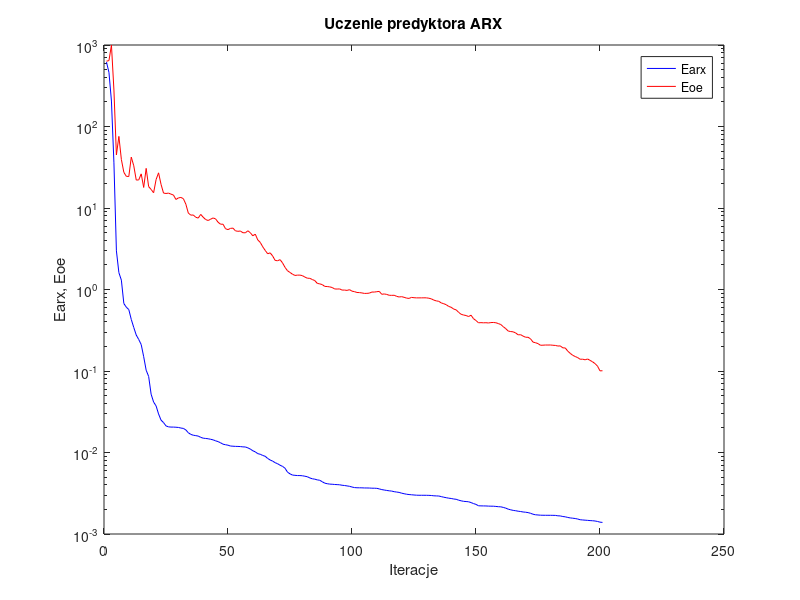
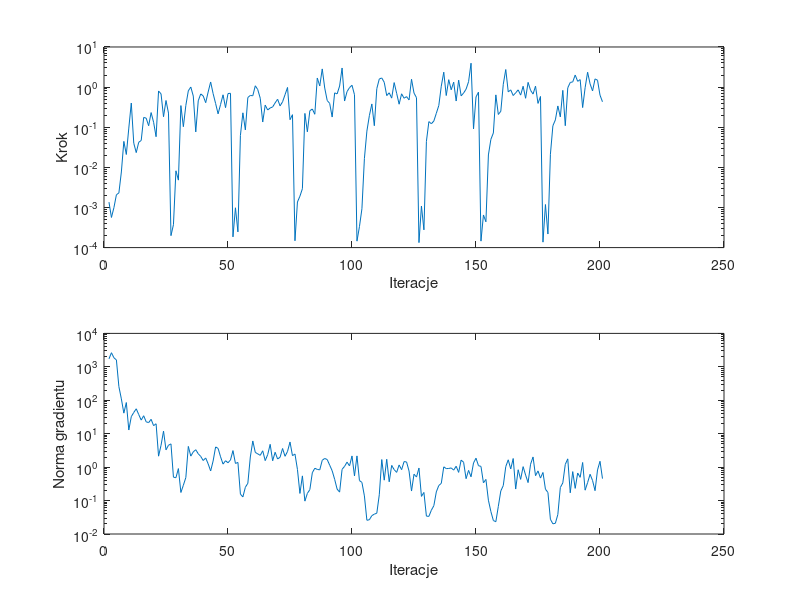

The MATLAB source for these figures, in order:
%uczenie predyktora arx
clear all;
n=0; farx(n+1)=6.171129e+002; foe(n+1)=6.324606e+002; wspucz(n+1)=0.000000e+000; ng(n+1)=0.000000e+000;
%odnowa zmiennej metryki
n=1; farx(n+1)=4.600480e+002; foe(n+1)=6.443515e+002; krok(n+1)=1.358387e-003; ng(n+1)=1.728265e+003;
n=2; farx(n+1)=2.053124e+002; foe(n+1)=9.979483e+002; krok(n+1)=5.635193e-004; ng(n+1)=2.643705e+003;
n=3; farx(n+1)=3.580846e+001; foe(n+1)=2.802086e+002; krok(n+1)=9.914730e-004; ng(n+1)=1.866368e+003;
n=4; farx(n+1)=2.981301e+000; foe(n+1)=4.479553e+001; krok(n+1)=2.075244e-003; ng(n+1)=1.603660e+003;
n=5; farx(n+1)=1.610170e+000; foe(n+1)=7.562499e+001; krok(n+1)=2.305594e-003; ng(n+1)=2.559287e+002;
n=6; farx(n+1)=1.303544e+000; foe(n+1)=3.943291e+001; krok(n+1)=7.667796e-003; ng(n+1)=1.099026e+002;
n=7; farx(n+1)=6.729285e-001; foe(n+1)=2.740871e+001; krok(n+1)=4.438543e-002; ng(n+1)=4.119414e+001;
n=8; farx(n+1)=6.065940e-001; foe(n+1)=2.446445e+001; krok(n+1)=2.091551e-002; ng(n+1)=8.552145e+001;
n=9; farx(n+1)=5.671431e-001; foe(n+1)=2.434582e+001; krok(n+1)=9.513510e-002; ng(n+1)=1.288563e+001;
n=10; farx(n+1)=4.288853e-001; foe(n+1)=4.210775e+001; krok(n+1)=4.004429e-001; ng(n+1)=3.228058e+001;
n=11; farx(n+1)=3.421492e-001; foe(n+1)=3.297252e+001; krok(n+1)=4.000365e-002; ng(n+1)=4.312465e+001;
n=12; farx(n+1)=2.762643e-001; foe(n+1)=2.202021e+001; krok(n+1)=2.331822e-002; ng(n+1)=5.558006e+001;
n=13; farx(n+1)=2.437375e-001; foe(n+1)=2.209612e+001; krok(n+1)=4.226396e-002; ng(n+1)=3.743051e+001;
n=14; farx(n+1)=2.111126e-001; foe(n+1)=2.623716e+001; krok(n+1)=4.663645e-002; ng(n+1)=2.551910e+001;
n=15; farx(n+1)=1.498128e-001; foe(n+1)=1.787322e+001; krok(n+1)=1.752988e-001; ng(n+1)=3.444193e+001;
n=16; farx(n+1)=1.022862e-001; foe(n+1)=3.063737e+001; krok(n+1)=1.686145e-001; ng(n+1)=2.269133e+001;
n=17; farx(n+1)=8.579181e-002; foe(n+1)=1.828922e+001; krok(n+1)=1.088405e-001; ng(n+1)=2.146849e+001;
n=18; farx(n+1)=5.189360e-002; foe(n+1)=1.689336e+001; krok(n+1)=2.317569e-001; ng(n+1)=2.692486e+001;
n=19; farx(n+1)=4.161759e-002; foe(n+1)=1.538222e+001; krok(n+1)=1.328156e-001; ng(n+1)=1.739144e+001;
n=20; farx(n+1)=3.729848e-002; foe(n+1)=2.233520e+001; krok(n+1)=5.801457e-002; ng(n+1)=1.982972e+001;
n=21; farx(n+1)=2.972779e-002; foe(n+1)=2.700728e+001; krok(n+1)=8.008859e-001; ng(n+1)=2.128561e+000;
n=22; farx(n+1)=2.495221e-002; foe(n+1)=1.950057e+001; krok(n+1)=6.776371e-001; ng(n+1)=4.506920e+000;
n=23; farx(n+1)=2.328846e-002; foe(n+1)=1.525002e+001; krok(n+1)=1.827549e-001; ng(n+1)=1.193213e+001;
n=24; farx(n+1)=2.120439e-002; foe(n+1)=1.507178e+001; krok(n+1)=4.641165e-001; ng(n+1)=3.290141e+000;
n=25; farx(n+1)=2.064182e-002; foe(n+1)=1.523298e+001; krok(n+1)=2.250273e-001; ng(n+1)=4.511742e+000;
%odnowa zmiennej metryki
n=26; farx(n+1)=2.050690e-002; foe(n+1)=1.479698e+001; krok(n+1)=1.984325e-004; ng(n+1)=4.962142e+000;
n=27; farx(n+1)=2.050337e-002; foe(n+1)=1.443395e+001; krok(n+1)=3.716215e-004; ng(n+1)=5.014858e-001;
n=28; farx(n+1)=2.041819e-002; foe(n+1)=1.272722e+001; krok(n+1)=8.202462e-003; ng(n+1)=4.815293e-001;
n=29; farx(n+1)=2.029520e-002; foe(n+1)=1.330087e+001; krok(n+1)=4.806036e-003; ng(n+1)=9.050469e-001;
n=30; farx(n+1)=1.995241e-002; foe(n+1)=1.348351e+001; krok(n+1)=3.465039e-001; ng(n+1)=1.745510e-001;
n=31; farx(n+1)=1.975829e-002; foe(n+1)=1.301691e+001; krok(n+1)=1.031518e-001; ng(n+1)=2.874790e-001;
n=32; farx(n+1)=1.891889e-002; foe(n+1)=1.114352e+001; krok(n+1)=3.505976e-001; ng(n+1)=4.893815e-001;
n=33; farx(n+1)=1.747512e-002; foe(n+1)=8.660835e+000; krok(n+1)=8.088973e-001; ng(n+1)=4.167254e+000;
n=34; farx(n+1)=1.668828e-002; foe(n+1)=8.178223e+000; krok(n+1)=1.003200e+000; ng(n+1)=2.134341e+000;
n=35; farx(n+1)=1.629487e-002; foe(n+1)=8.203598e+000; krok(n+1)=5.982775e-001; ng(n+1)=2.865068e+000;
n=36; farx(n+1)=1.611036e-002; foe(n+1)=7.700221e+000; krok(n+1)=7.644254e-002; ng(n+1)=3.319250e+000;
n=37; farx(n+1)=1.589927e-002; foe(n+1)=7.524499e+000; krok(n+1)=4.555491e-001; ng(n+1)=2.509762e+000;
n=38; farx(n+1)=1.535149e-002; foe(n+1)=8.349895e+000; krok(n+1)=6.761661e-001; ng(n+1)=2.091631e+000;
n=39; farx(n+1)=1.499195e-002; foe(n+1)=7.705387e+000; krok(n+1)=6.026677e-001; ng(n+1)=1.575473e+000;
n=40; farx(n+1)=1.486866e-002; foe(n+1)=7.216758e+000; krok(n+1)=4.089939e-001; ng(n+1)=1.881072e+000;
n=41; farx(n+1)=1.475006e-002; foe(n+1)=7.023938e+000; krok(n+1)=7.571530e-001; ng(n+1)=1.252266e+000;
n=42; farx(n+1)=1.452229e-002; foe(n+1)=7.292111e+000; krok(n+1)=1.342163e+000; ng(n+1)=7.687207e-001;
n=43; farx(n+1)=1.429651e-002; foe(n+1)=7.553487e+000; krok(n+1)=6.871474e-001; ng(n+1)=1.528275e+000;
n=44; farx(n+1)=1.390488e-002; foe(n+1)=7.352630e+000; krok(n+1)=3.912500e-001; ng(n+1)=4.016046e+000;
n=45; farx(n+1)=1.360584e-002; foe(n+1)=6.686161e+000; krok(n+1)=2.155114e-001; ng(n+1)=3.639590e+000;
n=46; farx(n+1)=1.315532e-002; foe(n+1)=6.327030e+000; krok(n+1)=3.691454e-001; ng(n+1)=2.036725e+000;
n=47; farx(n+1)=1.264767e-002; foe(n+1)=6.324233e+000; krok(n+1)=6.428475e-001; ng(n+1)=1.232268e+000;
n=48; farx(n+1)=1.245752e-002; foe(n+1)=5.568095e+000; krok(n+1)=3.077853e-001; ng(n+1)=1.553492e+000;
n=49; farx(n+1)=1.228950e-002; foe(n+1)=5.428871e+000; krok(n+1)=6.914797e-001; ng(n+1)=1.351856e+000;
n=50; farx(n+1)=1.200989e-002; foe(n+1)=5.625716e+000; krok(n+1)=7.011953e-001; ng(n+1)=1.637249e+000;
%odnowa zmiennej metryki
n=51; farx(n+1)=1.194575e-002; foe(n+1)=5.663230e+000; krok(n+1)=1.851494e-004; ng(n+1)=3.126160e+000;
n=52; farx(n+1)=1.189093e-002; foe(n+1)=5.247061e+000; krok(n+1)=9.825431e-004; ng(n+1)=1.289360e+000;
n=53; farx(n+1)=1.187057e-002; foe(n+1)=5.174992e+000; krok(n+1)=2.463545e-004; ng(n+1)=1.382012e+000;
n=54; farx(n+1)=1.182635e-002; foe(n+1)=5.220036e+000; krok(n+1)=6.225707e-002; ng(n+1)=1.560634e-001;
n=55; farx(n+1)=1.172328e-002; foe(n+1)=4.975230e+000; krok(n+1)=2.286351e-001; ng(n+1)=1.288358e-001;
n=56; farx(n+1)=1.169142e-002; foe(n+1)=4.962324e+000; krok(n+1)=8.571529e-002; ng(n+1)=2.498768e-001;
n=57; farx(n+1)=1.140328e-002; foe(n+1)=5.256283e+000; krok(n+1)=5.520515e-001; ng(n+1)=3.298883e-001;
n=58; farx(n+1)=1.102707e-002; foe(n+1)=4.971901e+000; krok(n+1)=6.197318e-001; ng(n+1)=2.013160e+000;
n=59; farx(n+1)=1.050564e-002; foe(n+1)=4.557961e+000; krok(n+1)=6.088496e-001; ng(n+1)=6.071277e+000;
n=60; farx(n+1)=1.018730e-002; foe(n+1)=4.778333e+000; krok(n+1)=1.078611e+000; ng(n+1)=2.761266e+000;
n=61; farx(n+1)=9.686131e-003; foe(n+1)=4.057589e+000; krok(n+1)=8.670260e-001; ng(n+1)=2.492164e+000;
n=62; farx(n+1)=9.512008e-003; foe(n+1)=3.786829e+000; krok(n+1)=5.281352e-001; ng(n+1)=2.254582e+000;
n=63; farx(n+1)=9.200804e-003; foe(n+1)=3.344304e+000; krok(n+1)=1.348264e-001; ng(n+1)=3.082219e+000;
n=64; farx(n+1)=8.987898e-003; foe(n+1)=3.016730e+000; krok(n+1)=3.556863e-001; ng(n+1)=1.565745e+000;
n=65; farx(n+1)=8.451597e-003; foe(n+1)=2.744287e+000; krok(n+1)=2.688700e-001; ng(n+1)=2.358565e+000;
n=66; farx(n+1)=8.093217e-003; foe(n+1)=2.816005e+000; krok(n+1)=3.017106e-001; ng(n+1)=4.809358e+000;
n=67; farx(n+1)=7.841968e-003; foe(n+1)=2.579510e+000; krok(n+1)=3.200292e-001; ng(n+1)=1.551364e+000;
n=68; farx(n+1)=7.502113e-003; foe(n+1)=2.275168e+000; krok(n+1)=4.044487e-001; ng(n+1)=2.785479e+000;
n=69; farx(n+1)=7.283625e-003; foe(n+1)=2.252550e+000; krok(n+1)=4.979739e-001; ng(n+1)=1.750885e+000;
n=70; farx(n+1)=6.976572e-003; foe(n+1)=2.323227e+000; krok(n+1)=3.403631e-001; ng(n+1)=1.976491e+000;
n=71; farx(n+1)=6.757085e-003; foe(n+1)=2.118140e+000; krok(n+1)=4.300038e-001; ng(n+1)=3.609967e+000;
n=72; farx(n+1)=6.408918e-003; foe(n+1)=1.867585e+000; krok(n+1)=6.477968e-001; ng(n+1)=2.110513e+000;
n=73; farx(n+1)=5.733113e-003; foe(n+1)=1.698280e+000; krok(n+1)=9.806012e-001; ng(n+1)=2.948441e+000;
n=74; farx(n+1)=5.473161e-003; foe(n+1)=1.618347e+000; krok(n+1)=1.541897e-001; ng(n+1)=5.643250e+000;
n=75; farx(n+1)=5.287937e-003; foe(n+1)=1.540226e+000; krok(n+1)=2.055256e-001; ng(n+1)=2.201932e+000;
%odnowa zmiennej metryki
n=76; farx(n+1)=5.247120e-003; foe(n+1)=1.488445e+000; krok(n+1)=1.479072e-004; ng(n+1)=2.467184e+000;
n=77; farx(n+1)=5.213880e-003; foe(n+1)=1.500658e+000; krok(n+1)=1.369522e-003; ng(n+1)=8.546410e-001;
n=78; farx(n+1)=5.211924e-003; foe(n+1)=1.502495e+000; krok(n+1)=1.908037e-003; ng(n+1)=1.634261e-001;
n=79; farx(n+1)=5.184573e-003; foe(n+1)=1.479205e+000; krok(n+1)=2.939707e-003; ng(n+1)=5.474322e-001;
n=80; farx(n+1)=5.114407e-003; foe(n+1)=1.420311e+000; krok(n+1)=2.209722e-001; ng(n+1)=9.618914e-002;
n=81; farx(n+1)=5.044452e-003; foe(n+1)=1.376062e+000; krok(n+1)=7.682071e-002; ng(n+1)=1.640575e-001;
n=82; farx(n+1)=4.870654e-003; foe(n+1)=1.371025e+000; krok(n+1)=2.577747e-001; ng(n+1)=2.120674e-001;
n=83; farx(n+1)=4.760807e-003; foe(n+1)=1.325242e+000; krok(n+1)=2.845227e-001; ng(n+1)=6.791360e-001;
n=84; farx(n+1)=4.707257e-003; foe(n+1)=1.286624e+000; krok(n+1)=2.104484e-001; ng(n+1)=9.268234e-001;
n=85; farx(n+1)=4.613217e-003; foe(n+1)=1.188724e+000; krok(n+1)=1.685303e+000; ng(n+1)=8.545446e-001;
n=86; farx(n+1)=4.563883e-003; foe(n+1)=1.172501e+000; krok(n+1)=1.068393e+000; ng(n+1)=8.296907e-001;
n=87; farx(n+1)=4.376773e-003; foe(n+1)=1.148336e+000; krok(n+1)=2.840668e+000; ng(n+1)=1.602614e+000;
n=88; farx(n+1)=4.207756e-003; foe(n+1)=1.092172e+000; krok(n+1)=9.490531e-001; ng(n+1)=1.816245e+000;
n=89; farx(n+1)=4.142327e-003; foe(n+1)=1.087540e+000; krok(n+1)=4.635137e-001; ng(n+1)=1.687490e+000;
n=90; farx(n+1)=4.094196e-003; foe(n+1)=1.077351e+000; krok(n+1)=3.923690e-001; ng(n+1)=1.145198e+000;
n=91; farx(n+1)=4.079074e-003; foe(n+1)=1.058188e+000; krok(n+1)=1.794685e-001; ng(n+1)=7.797220e-001;
n=92; farx(n+1)=4.051701e-003; foe(n+1)=1.016065e+000; krok(n+1)=7.178738e-001; ng(n+1)=4.325309e-001;
n=93; farx(n+1)=4.035849e-003; foe(n+1)=1.012791e+000; krok(n+1)=6.777732e-001; ng(n+1)=2.198690e-001;
n=94; farx(n+1)=4.017556e-003; foe(n+1)=1.016895e+000; krok(n+1)=1.062525e+000; ng(n+1)=1.792538e-001;
n=95; farx(n+1)=3.965365e-003; foe(n+1)=9.836119e-001; krok(n+1)=2.996420e+000; ng(n+1)=8.596175e-001;
n=96; farx(n+1)=3.934688e-003; foe(n+1)=9.844293e-001; krok(n+1)=4.498732e-001; ng(n+1)=1.053555e+000;
n=97; farx(n+1)=3.891392e-003; foe(n+1)=9.748048e-001; krok(n+1)=7.734497e-001; ng(n+1)=1.412611e+000;
n=98; farx(n+1)=3.848384e-003; foe(n+1)=9.953950e-001; krok(n+1)=9.709553e-001; ng(n+1)=1.088130e+000;
n=99; farx(n+1)=3.771535e-003; foe(n+1)=9.541873e-001; krok(n+1)=1.111368e+000; ng(n+1)=2.163526e+000;
n=100; farx(n+1)=3.712990e-003; foe(n+1)=9.414855e-001; krok(n+1)=6.455021e-001; ng(n+1)=5.460399e-001;
%odnowa zmiennej metryki
n=101; farx(n+1)=3.691819e-003; foe(n+1)=9.192454e-001; krok(n+1)=1.448124e-004; ng(n+1)=2.167274e+000;
n=102; farx(n+1)=3.689916e-003; foe(n+1)=9.164467e-001; krok(n+1)=3.325065e-004; ng(n+1)=3.971720e-001;
n=103; farx(n+1)=3.685585e-003; foe(n+1)=9.075624e-001; krok(n+1)=9.289576e-004; ng(n+1)=3.492781e-001;
n=104; farx(n+1)=3.672564e-003; foe(n+1)=8.954567e-001; krok(n+1)=1.660195e-002; ng(n+1)=1.378384e-001;
n=105; farx(n+1)=3.670814e-003; foe(n+1)=8.966931e-001; krok(n+1)=8.000730e-002; ng(n+1)=2.574553e-002;
n=106; farx(n+1)=3.664967e-003; foe(n+1)=9.027803e-001; krok(n+1)=1.943277e-001; ng(n+1)=2.670566e-002;
n=107; farx(n+1)=3.648848e-003; foe(n+1)=9.310229e-001; krok(n+1)=3.806077e-001; ng(n+1)=3.538686e-002;
n=108; farx(n+1)=3.645520e-003; foe(n+1)=9.297880e-001; krok(n+1)=1.091056e-001; ng(n+1)=3.925955e-002;
n=109; farx(n+1)=3.634896e-003; foe(n+1)=9.404601e-001; krok(n+1)=9.168184e-001; ng(n+1)=4.191091e-002;
n=110; farx(n+1)=3.575727e-003; foe(n+1)=9.476146e-001; krok(n+1)=1.593213e+000; ng(n+1)=1.492043e-001;
n=111; farx(n+1)=3.507898e-003; foe(n+1)=8.738011e-001; krok(n+1)=1.691294e+000; ng(n+1)=1.684868e+000;
n=112; farx(n+1)=3.464708e-003; foe(n+1)=8.820509e-001; krok(n+1)=1.315598e+000; ng(n+1)=4.076281e-001;
n=113; farx(n+1)=3.422895e-003; foe(n+1)=8.705622e-001; krok(n+1)=6.137814e-001; ng(n+1)=1.719584e+000;
n=114; farx(n+1)=3.388875e-003; foe(n+1)=8.494186e-001; krok(n+1)=7.212814e-001; ng(n+1)=3.641575e-001;
n=115; farx(n+1)=3.362366e-003; foe(n+1)=8.477274e-001; krok(n+1)=5.316748e-001; ng(n+1)=1.127226e+000;
n=116; farx(n+1)=3.305869e-003; foe(n+1)=8.494719e-001; krok(n+1)=1.296088e+000; ng(n+1)=8.414015e-001;
n=117; farx(n+1)=3.271897e-003; foe(n+1)=8.248248e-001; krok(n+1)=7.011953e-001; ng(n+1)=6.969409e-001;
n=118; farx(n+1)=3.238839e-003; foe(n+1)=8.091519e-001; krok(n+1)=3.745525e-001; ng(n+1)=1.160900e+000;
n=119; farx(n+1)=3.169401e-003; foe(n+1)=8.172358e-001; krok(n+1)=6.809733e-001; ng(n+1)=8.396660e-001;
n=120; farx(n+1)=3.121889e-003; foe(n+1)=8.019746e-001; krok(n+1)=5.281352e-001; ng(n+1)=1.466933e+000;
n=121; farx(n+1)=3.076018e-003; foe(n+1)=7.844203e-001; krok(n+1)=5.788951e-001; ng(n+1)=1.427791e+000;
n=122; farx(n+1)=3.049498e-003; foe(n+1)=7.776333e-001; krok(n+1)=4.787134e-001; ng(n+1)=7.627452e-001;
n=123; farx(n+1)=3.029315e-003; foe(n+1)=8.001751e-001; krok(n+1)=1.569476e+000; ng(n+1)=1.928800e-001;
n=124; farx(n+1)=3.010319e-003; foe(n+1)=7.927590e-001; krok(n+1)=7.101669e-001; ng(n+1)=6.151929e-001;
n=125; farx(n+1)=2.993725e-003; foe(n+1)=7.893673e-001; krok(n+1)=5.461800e-001; ng(n+1)=5.055691e-001;
%odnowa zmiennej metryki
n=126; farx(n+1)=2.987585e-003; foe(n+1)=7.895147e-001; krok(n+1)=1.331533e-004; ng(n+1)=9.400399e-001;
n=127; farx(n+1)=2.986908e-003; foe(n+1)=7.897133e-001; krok(n+1)=1.088153e-003; ng(n+1)=1.332708e-001;
n=128; farx(n+1)=2.986656e-003; foe(n+1)=7.908899e-001; krok(n+1)=2.767368e-004; ng(n+1)=1.749639e-001;
n=129; farx(n+1)=2.984575e-003; foe(n+1)=7.899467e-001; krok(n+1)=4.438543e-002; ng(n+1)=3.426864e-002;
n=130; farx(n+1)=2.979446e-003; foe(n+1)=7.815966e-001; krok(n+1)=1.380129e-001; ng(n+1)=3.365889e-002;
n=131; farx(n+1)=2.967837e-003; foe(n+1)=7.678147e-001; krok(n+1)=1.220211e-001; ng(n+1)=5.147214e-002;
n=132; farx(n+1)=2.943402e-003; foe(n+1)=7.407245e-001; krok(n+1)=1.431809e-001; ng(n+1)=7.031176e-002;
n=133; farx(n+1)=2.933453e-003; foe(n+1)=7.250852e-001; krok(n+1)=2.224394e-001; ng(n+1)=1.819546e-001;
n=134; farx(n+1)=2.925001e-003; foe(n+1)=7.161222e-001; krok(n+1)=3.477470e-001; ng(n+1)=2.828302e-001;
n=135; farx(n+1)=2.875710e-003; foe(n+1)=6.841216e-001; krok(n+1)=1.056270e+000; ng(n+1)=3.265157e-001;
n=136; farx(n+1)=2.826870e-003; foe(n+1)=6.692603e-001; krok(n+1)=2.354142e+000; ng(n+1)=1.020459e+000;
n=137; farx(n+1)=2.790023e-003; foe(n+1)=6.502597e-001; krok(n+1)=6.163806e-001; ng(n+1)=9.022911e-001;
n=138; farx(n+1)=2.750649e-003; foe(n+1)=6.197815e-001; krok(n+1)=1.531449e+000; ng(n+1)=9.124602e-001;
n=139; farx(n+1)=2.728812e-003; foe(n+1)=6.050145e-001; krok(n+1)=8.575247e-001; ng(n+1)=9.454058e-001;
n=140; farx(n+1)=2.688499e-003; foe(n+1)=5.753374e-001; krok(n+1)=1.328755e+000; ng(n+1)=8.141617e-001;
n=141; farx(n+1)=2.666224e-003; foe(n+1)=5.625562e-001; krok(n+1)=4.500546e-001; ng(n+1)=1.063628e+000;
n=142; farx(n+1)=2.600551e-003; foe(n+1)=5.245603e-001; krok(n+1)=1.492366e+000; ng(n+1)=6.964519e-001;
n=143; farx(n+1)=2.555249e-003; foe(n+1)=4.965083e-001; krok(n+1)=6.065168e-001; ng(n+1)=1.620124e+000;
n=144; farx(n+1)=2.516089e-003; foe(n+1)=4.862094e-001; krok(n+1)=7.113726e-001; ng(n+1)=1.399684e+000;
n=145; farx(n+1)=2.502799e-003; foe(n+1)=4.793573e-001; krok(n+1)=8.897574e-001; ng(n+1)=4.517684e-001;
n=146; farx(n+1)=2.486880e-003; foe(n+1)=4.660564e-001; krok(n+1)=1.361947e+000; ng(n+1)=7.996323e-001;
n=147; farx(n+1)=2.429877e-003; foe(n+1)=4.837852e-001; krok(n+1)=3.942850e+000; ng(n+1)=5.142434e-001;
n=148; farx(n+1)=2.362258e-003; foe(n+1)=4.379911e-001; krok(n+1)=9.091272e-002; ng(n+1)=1.333484e+000;
n=149; farx(n+1)=2.308513e-003; foe(n+1)=4.162366e-001; krok(n+1)=5.690454e-001; ng(n+1)=1.850649e+000;
n=150; farx(n+1)=2.220386e-003; foe(n+1)=3.904392e-001; krok(n+1)=7.486426e-001; ng(n+1)=1.103875e+000;
%odnowa zmiennej metryki
n=151; farx(n+1)=2.213735e-003; foe(n+1)=3.920640e-001; krok(n+1)=1.450018e-004; ng(n+1)=1.052919e+000;
n=152; farx(n+1)=2.211092e-003; foe(n+1)=3.902325e-001; krok(n+1)=6.502194e-004; ng(n+1)=3.399266e-001;
n=153; farx(n+1)=2.208356e-003; foe(n+1)=3.913432e-001; krok(n+1)=4.395065e-004; ng(n+1)=4.289591e-001;
n=154; farx(n+1)=2.199364e-003; foe(n+1)=3.883708e-001; krok(n+1)=2.038266e-002; ng(n+1)=1.025326e-001;
n=155; farx(n+1)=2.194758e-003; foe(n+1)=3.928702e-001; krok(n+1)=4.995426e-002; ng(n+1)=4.686783e-002;
n=156; farx(n+1)=2.193266e-003; foe(n+1)=3.940295e-001; krok(n+1)=7.190954e-002; ng(n+1)=2.533740e-002;
n=157; farx(n+1)=2.179215e-003; foe(n+1)=3.909925e-001; krok(n+1)=6.400584e-001; ng(n+1)=2.329738e-002;
n=158; farx(n+1)=2.162817e-003; foe(n+1)=3.822243e-001; krok(n+1)=2.079006e-001; ng(n+1)=6.685800e-002;
n=159; farx(n+1)=2.155150e-003; foe(n+1)=3.714989e-001; krok(n+1)=2.502884e-001; ng(n+1)=1.941259e-001;
n=160; farx(n+1)=2.119587e-003; foe(n+1)=3.495431e-001; krok(n+1)=1.177790e+000; ng(n+1)=2.806817e-001;
n=161; farx(n+1)=2.076131e-003; foe(n+1)=3.309281e-001; krok(n+1)=2.742889e+000; ng(n+1)=1.037669e+000;
n=162; farx(n+1)=2.017568e-003; foe(n+1)=3.090211e-001; krok(n+1)=7.610808e-001; ng(n+1)=1.656260e+000;
n=163; farx(n+1)=1.980458e-003; foe(n+1)=3.048402e-001; krok(n+1)=8.536620e-001; ng(n+1)=8.822961e-001;
n=164; farx(n+1)=1.948624e-003; foe(n+1)=3.024695e-001; krok(n+1)=6.160336e-001; ng(n+1)=1.810364e+000;
n=165; farx(n+1)=1.930416e-003; foe(n+1)=2.928396e-001; krok(n+1)=7.208199e-001; ng(n+1)=2.210818e-001;
n=166; farx(n+1)=1.903401e-003; foe(n+1)=2.778757e-001; krok(n+1)=8.536620e-001; ng(n+1)=8.350792e-001;
n=167; farx(n+1)=1.887089e-003; foe(n+1)=2.789155e-001; krok(n+1)=6.321212e-001; ng(n+1)=4.301775e-001;
n=168; farx(n+1)=1.863185e-003; foe(n+1)=2.678737e-001; krok(n+1)=1.050152e+000; ng(n+1)=1.034422e+000;
n=169; farx(n+1)=1.849885e-003; foe(n+1)=2.595898e-001; krok(n+1)=5.271762e-001; ng(n+1)=5.785678e-001;
n=170; farx(n+1)=1.831081e-003; foe(n+1)=2.593199e-001; krok(n+1)=1.312841e+000; ng(n+1)=3.449149e-001;
n=171; farx(n+1)=1.794822e-003; foe(n+1)=2.479266e-001; krok(n+1)=8.328011e-001; ng(n+1)=1.221543e+000;
n=172; farx(n+1)=1.748826e-003; foe(n+1)=2.261526e-001; krok(n+1)=6.709302e-001; ng(n+1)=2.016794e+000;
n=173; farx(n+1)=1.721650e-003; foe(n+1)=2.223014e-001; krok(n+1)=1.056270e+000; ng(n+1)=5.549101e-001;
n=174; farx(n+1)=1.711309e-003; foe(n+1)=2.168159e-001; krok(n+1)=3.924010e-001; ng(n+1)=7.700042e-001;
n=175; farx(n+1)=1.701233e-003; foe(n+1)=2.068829e-001; krok(n+1)=5.841487e-001; ng(n+1)=4.711057e-001;
%odnowa zmiennej metryki
n=176; farx(n+1)=1.698528e-003; foe(n+1)=2.073839e-001; krok(n+1)=1.367364e-004; ng(n+1)=6.918984e-001;
n=177; farx(n+1)=1.696926e-003; foe(n+1)=2.084132e-001; krok(n+1)=1.184603e-003; ng(n+1)=2.186421e-001;
n=178; farx(n+1)=1.696737e-003; foe(n+1)=2.082439e-001; krok(n+1)=2.178264e-004; ng(n+1)=1.750924e-001;
n=179; farx(n+1)=1.696132e-003; foe(n+1)=2.085488e-001; krok(n+1)=2.117616e-002; ng(n+1)=2.756120e-002;
n=180; farx(n+1)=1.694351e-003; foe(n+1)=2.069577e-001; krok(n+1)=1.088038e-001; ng(n+1)=2.016731e-002;
n=181; farx(n+1)=1.691797e-003; foe(n+1)=2.059756e-001; krok(n+1)=1.523673e-001; ng(n+1)=2.092601e-002;
n=182; farx(n+1)=1.672171e-003; foe(n+1)=2.024902e-001; krok(n+1)=3.394051e-001; ng(n+1)=3.844965e-002;
n=183; farx(n+1)=1.667017e-003; foe(n+1)=2.032526e-001; krok(n+1)=1.807191e-001; ng(n+1)=2.456373e-001;
n=184; farx(n+1)=1.638560e-003; foe(n+1)=1.922973e-001; krok(n+1)=8.295027e-001; ng(n+1)=3.380559e-001;
n=185; farx(n+1)=1.625435e-003; foe(n+1)=1.916944e-001; krok(n+1)=1.091672e-001; ng(n+1)=1.209871e+000;
n=186; farx(n+1)=1.595892e-003; foe(n+1)=1.752904e-001; krok(n+1)=9.622339e-001; ng(n+1)=1.767912e+000;
n=187; farx(n+1)=1.575844e-003; foe(n+1)=1.645974e-001; krok(n+1)=1.304490e+000; ng(n+1)=1.710112e-001;
n=188; farx(n+1)=1.562543e-003; foe(n+1)=1.558890e-001; krok(n+1)=1.348916e+000; ng(n+1)=7.344125e-001;
n=189; farx(n+1)=1.548995e-003; foe(n+1)=1.505901e-001; krok(n+1)=1.997077e+000; ng(n+1)=2.317633e-001;
n=190; farx(n+1)=1.526825e-003; foe(n+1)=1.460379e-001; krok(n+1)=1.394120e+000; ng(n+1)=6.680930e-001;
n=191; farx(n+1)=1.496692e-003; foe(n+1)=1.393270e-001; krok(n+1)=1.535939e+000; ng(n+1)=4.954577e-001;
n=192; farx(n+1)=1.487076e-003; foe(n+1)=1.396364e-001; krok(n+1)=3.091015e-001; ng(n+1)=1.377439e+000;
n=193; farx(n+1)=1.478248e-003; foe(n+1)=1.372117e-001; krok(n+1)=9.673187e-001; ng(n+1)=2.045282e-001;
n=194; farx(n+1)=1.470093e-003; foe(n+1)=1.403596e-001; krok(n+1)=2.348361e+000; ng(n+1)=3.448938e-001;
n=195; farx(n+1)=1.460997e-003; foe(n+1)=1.350634e-001; krok(n+1)=1.203864e+000; ng(n+1)=6.118152e-001;
n=196; farx(n+1)=1.454623e-003; foe(n+1)=1.296024e-001; krok(n+1)=8.031926e-001; ng(n+1)=3.969317e-001;
n=197; farx(n+1)=1.444559e-003; foe(n+1)=1.233030e-001; krok(n+1)=1.601772e+000; ng(n+1)=1.977646e-001;
n=198; farx(n+1)=1.424994e-003; foe(n+1)=1.145876e-001; krok(n+1)=1.485218e+000; ng(n+1)=8.242579e-001;
n=199; farx(n+1)=1.397452e-003; foe(n+1)=1.004513e-001; krok(n+1)=6.310298e-001; ng(n+1)=1.495810e+000;
n=200; farx(n+1)=1.387470e-003; foe(n+1)=1.007227e-001; krok(n+1)=4.310227e-001; ng(n+1)=4.536230e-001;

figure; semilogy(farx,'b'); hold on; semilogy(foe,'r'); xlabel('Iteracje'); ylabel('Earx, Eoe'); legend('Earx','Eoe'); title('Uczenie predyktora ARX');
figure; subplot(2,1,1); semilogy(krok); xlabel('Iteracje'); ylabel('Krok');
subplot(2,1,2); semilogy(ng); xlabel('Iteracje'); ylabel('Norma gradientu');
Earx=farx(n+1)
Eoe=foe(n+1)
